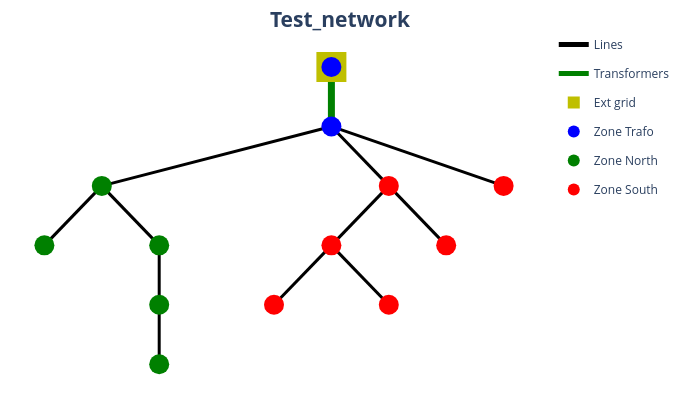

Source (notebook cell):
### Code cell
pp_plot.plot_power_network(
    net=net_trey,
    plot_title="Test_network",
    filename="",
)

### Figure 1 — Plotly figure (JSON) as saved in the notebook; plotly's stock layout.template omitted (floating-point values rounded to 4 significant figures)
{"data": [{"hoverinfo": "text", "legendgroup": "lines", "line": {"color": "rgb(0, 0, 0)", "width": 3}, "mode": "lines", "name": "Lines", "showlegend": true, "text": "GKN3x150_150", "type": "scatter", "x": [0, -1, -2], "y": [-1, -1.5, -2]}, {"hoverinfo": "text", "legendgroup": "lines", "line": {"color": "rgb(0, 0, 0)", "width": 3}, "mode": "lines", "name": "Lines", "showlegend": false, "text": "GKN3x150_150_2", "type": "scatter", "x": [-2, -2.25, -2.5], "y": [-2, -2.5, -3]}, {"hoverinfo": "text", "legendgroup": "lines", "line": {"color": "rgb(0, 0, 0)", "width": 3}, "mode": "lines", "name": "Lines", "showlegend": false, "text": "GKN3X95_95", "type": "scatter", "x": [-2, -1.75, -1.5], "y": [-2, -2.5, -3]}, {"hoverinfo": "text", "legendgroup": "lines", "line": {"color": "rgb(0, 0, 0)", "width": 3}, "mode": "lines", "name": "Lines", "showlegend": false, "text": "GKT3X50_50", "type": "scatter", "x": [-1.5, -1.5, -1.5], "y": [-3, -3.5, -4]}, {"hoverinfo": "text", "legendgroup": "lines", "line": {"color": "rgb(0, 0, 0)", "width": 3}, "mode": "lines", "name": "Lines", "showlegend": false, "text": "GKT3X50_50_2", "type": "scatter", "x": [-1.5, -1.5, -1.5], "y": [-4, -4.5, -5]}, {"hoverinfo": "text", "legendgroup": "lines", "line": {"color": "rgb(0, 0, 0)", "width": 3}, "mode": "lines", "name": "Lines", "showlegend": false, "text": "GKN3x150_150_3", "type": "scatter", "x": [0, 0.25, 0.5], "y": [-1, -1.5, -2]}, {"hoverinfo": "text", "legendgroup": "lines", "line": {"color": "rgb(0, 0, 0)", "width": 3}, "mode": "lines", "name": "Lines", "showlegend": false, "text": "GKN3X95_95_2", "type": "scatter", "x": [0.5, 0.25, 0], "y": [-2, -2.5, -3]}, {"hoverinfo": "text", "legendgroup": "lines", "line": {"color": "rgb(0, 0, 0)", "width": 3}, "mode": "lines", "name": "Lines", "showlegend": false, "text": "GKN3x150_150_4", "type": "scatter", "x": [0, -0.25, -0.5], "y": [-3, -3.5, -4]}, {"hoverinfo": "text", "legendgroup": "lines", "line": {"color": "rgb(0, 0, 0)", "width": 3}, "mode": "lines", "name": "Lines", "showlegend": false, "text": "GKN3X50_50", "type": "scatter", "x": [0, 0.25, 0.5], "y": [-3, -3.5, -4]}, {"hoverinfo": "text", "legendgroup": "lines", "line": {"color": "rgb(0, 0, 0)", "width": 3}, "mode": "lines", "name": "Lines", "showlegend": false, "text": "GKN3X50_50_2", "type": "scatter", "x": [0.5, 0.75, 1], "y": [-2, -2.5, -3]}, {"hoverinfo": "text", "legendgroup": "lines", "line": {"color": "rgb(0, 0, 0)", "width": 3}, "mode": "lines", "name": "Lines", "showlegend": false, "text": "GKN3X240_240", "type": "scatter", "x": [0, 0.75, 1.5], "y": [-1, -1.5, -2]}, {"hoverinfo": "text", "legendgroup": "lines", "marker": {"color": "rgb(0, 0, 0)", "size": 1, "symbol": "circle"}, "mode": "markers", "name": "edge_center", "showlegend": false, "type": "scatter", "x": [-1], "y": [-1.5]}, {"hoverinfo": "text", "legendgroup": "Transformers", "line": {"color": "rgb(0, 128, 0)", "width": 7}, "mode": "lines", "name": "Transformers", "showlegend": true, "text": "STMT003438<br>0.63 MVA", "type": "scatter", "x": [0, 0, 0], "y": [0, -0.5, -1]}, {"hoverinfo": "text", "legendgroup": "Transformers", "marker": {"color": "rgb(0, 128, 0)", "size": 1, "symbol": "circle"}, "mode": "markers", "name": "edge_center", "showlegend": false, "text": ["STMT003438<br>0.63 MVA"], "type": "scatter", "x": [0], "y": [-0.5]}, {"hoverinfo": "text", "marker": {"color": "rgb(191, 191, 0)", "size": 30, "symbol": "square"}, "mode": "markers", "name": "Ext grid", "text": [null], "type": "scatter", "x": [0], "y": [0]}, {"hoverinfo": "text", "marker": {"color": "rgb(0, 0, 255)", "size": 20, "symbol": "circle"}, "mode": "markers", "name": "Zone Trafo", "text": ["STMT003438<br>0.4 kV", "STMT003438HV<br>18.0 kV"], "type": "scatter", "x": [0, 0], "y": [-1, 0]}, {"hoverinfo": "text", "marker": {"color": "rgb(0, 128, 0)", "size": 20, "symbol": "circle"}, "mode": "markers", "name": "Zone North", "text": ["CDBT004764<br>0.4 kV", "CDBT003746<br>0.4 kV", "CDBT004760<br>0.4 kV", "CDBT012139<br>0.4 kV", "CDBT900784<br>0.4 kV"], "type": "scatter", "x": [-2, -2.5, -1.5, -1.5, -1.5], "y": [-2, -3, -3, -4, -5]}, {"hoverinfo": "text", "marker": {"color": "rgb(255, 0, 0)", "size": 20, "symbol": "circle"}, "mode": "markers", "name": "Zone South", "text": ["CDBT901452<br>0.4 kV", "CDBT004774<br>0.4 kV", "CDBT901604<br>0.4 kV", "CDBT016055<br>0.4 kV", "N1<br>0.4 kV", "60437<br>0.4 kV"], "type": "scatter", "x": [0.5, 0, -0.5, 0.5, 1, 1.5], "y": [-2, -3, -4, -4, -3, -2]}], "layout": {"font": {"size": 15}, "height": 400, "hovermode": "closest", "legend": {"font": {"size": 12}, "itemsizing": "constant"}, "margin": {"b": 5, "l": 5, "r": 5, "t": 30}, "paper_bgcolor": "white", "plot_bgcolor": "white", "showlegend": true, "title": {"text": "<b>Test_network<b>", "x": 0.5, "xanchor": "center", "y": 0.97, "yanchor": "top"}, "width": 680, "xaxis": {"showgrid": false, "showticklabels": false, "tickfont": {"family": "Arial Black", "size": 12}, "title": {"font": {"size": 12}}, "zeroline": false}, "yaxis": {"showgrid": false, "showticklabels": false, "tickfont": {"family": "Arial Black", "size": 12}, "title": {"font": {"size": 12}}, "zeroline": false}}}
